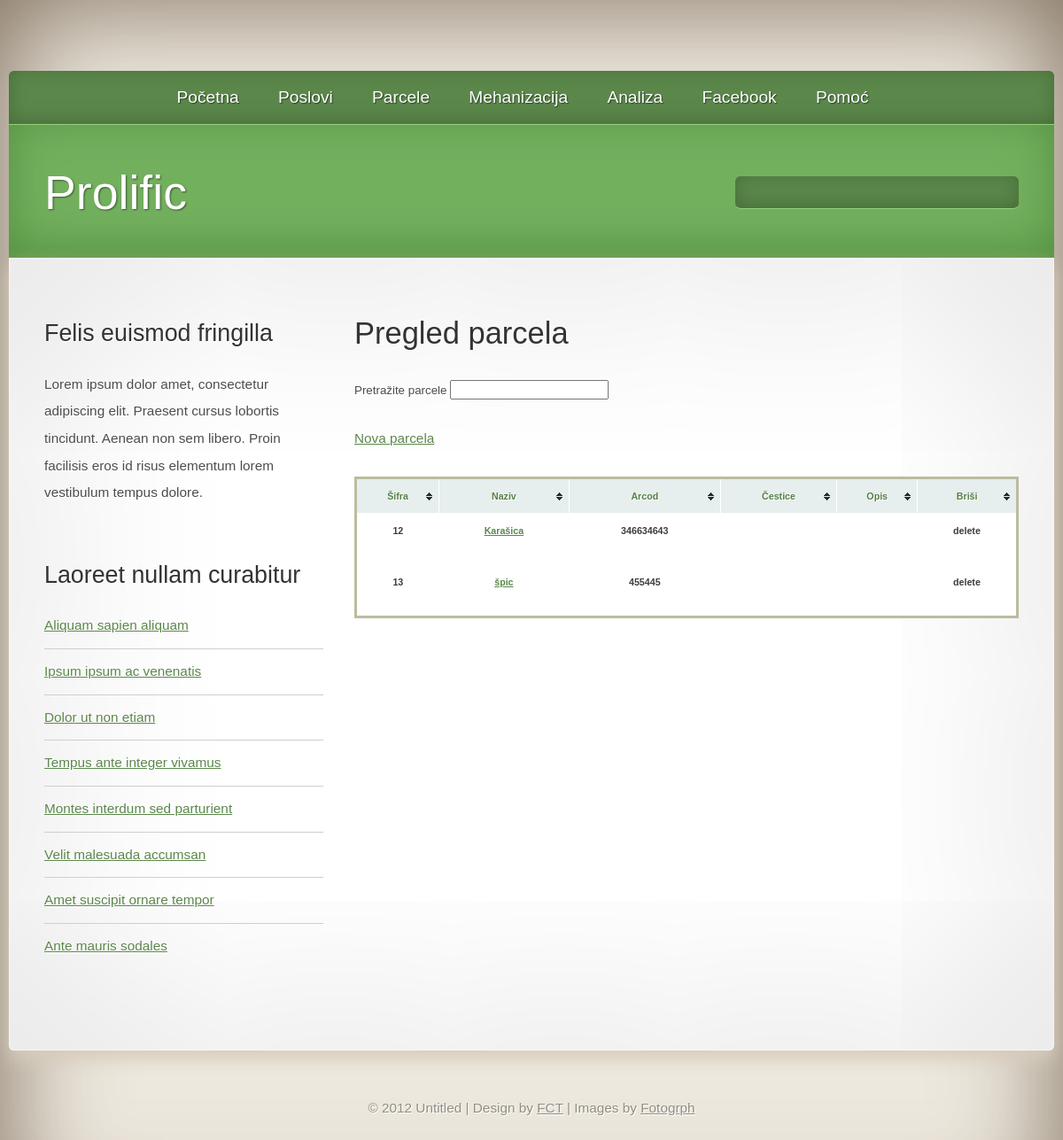
Page /parcele.php on the committed database.
### tables this page shows
CREATE TABLE `parcela` (
  `id` int(11) NOT NULL AUTO_INCREMENT,
  `naziv` varchar(99) NOT NULL,
  `arcod_id` int(11) NOT NULL,
  `cestice` varchar(999) NOT NULL,
  `opis` varchar(999) NOT NULL,
  PRIMARY KEY (`id`)
);

### functions/generalFunctions.php (called while the page is built, shortened)
<?php
	function pregled($sql) {
		$upit = mysql_query($sql);
		$rez = array();
		while ($red=mysql_fetch_array($upit)) {
			$rez[] = $red;
		}
		return $rez;
	}
?>

### parcele.php (the view, shortened to what this page needs)
<?php
include_once('includes/head.php');
include_once('includes/header.php');
include_once('functions/generalFunctions.php');
?>
			<div id="page">
				<div id="sidebar">
					<div class="box">
						<h3>Felis euismod fringilla</h3>
						<p>
							Lorem ipsum dolor amet, consectetur adipiscing elit. Praesent cursus lobortis tincidunt.
							Aenean non sem libero. Proin facilisis eros id risus elementum lorem vestibulum tempus dolore.
						</p>
					</div>
					<div class="box">
						<h3>Laoreet nullam curabitur</h3>
						<ul class="list">
							<li class="first"><a href="#">Aliquam sapien aliquam</a></li>
							<li><a href="#">Ipsum ipsum ac venenatis</a></li>
							<li><a href="#">Dolor ut non etiam</a></li>
							<li><a href="#">Tempus ante integer vivamus</a></li>
							<li><a href="#">Montes interdum sed parturient</a></li>
							<li><a href="#">Velit malesuada accumsan</a></li>
							<li><a href="#">Amet suscipit ornare tempor</a></li>
							<li class="last"><a href="#">Ante mauris sodales</a></li>
						</ul>
					</div>
				</div>
				<div id="content">
					<div class="box">
						<h2>Pregled parcela</h2>
						<form action="" method="post">
                   <div id="searchContainer">
                    <p>
                        <label for="trazilica">Pretražite parcele</label>
                        <input onkeyup="trazi(this.value);" id="trazilica" name="trazilica" type="text" value="" />
                    </p>
                   </div>
                </form>
						<p><a href="parcela.php">Nova parcela</a></p>
						<table id="myTable" class="tablesorter">
							<thead>
							<tr>
							 <th>Šifra</th>
							 <th>Naziv</th>
							 <th>Arcod</th>
							 <th>Čestice</th>
							 <th>Opis</th>
							 <th>Briši</th>
							</tr>
							</thead>
							<tbody>
							<?php
								$sql="select * from parcela";
								$parcele=pregled($sql);
								foreach ($parcele as $red)
								{
									$cestice=unserialize($red['cestice']);
									$noveCestice = implode(", ", $cestice);
									echo '<tr id="parcela_'.$red['id'].'">';
									echo "<td>".$red['id']."</td><td><a href=\"parcela.php?id=".$red['id']."\">".$red['naziv']."</a></td><td>".$red['arcod_id']."</td><td>".$noveCestice."</td><td>".$red['opis']."</td>";
									echo '<td><p onclick="izbrisi('.$red['id'].')" style="cursor:pointer">delete</p></td>';
									echo "</tr>";
								}
							?>
							</tbody>
						</table>
					</div>
					<br class="clearfix" />
				</div>
				<br class="clearfix" />
			</div>
		</div>
<?php include_once('includes/footer.php');?>

### css/jq.css (style rules this page uses)
body,div,h1 { font-family:'trebuchet ms', verdana, arial;margin:0;padding:0; }
body { background-color:#fff;color:#333;font-size:small;margin:0;padding:0; }
h2 { color:#333;font-size:small;font-weight:400;margin:0; }
#content { padding:20px; }
ul { color:#333;list-style:square; }
form { font-size:10pt;margin-bottom:20px;width:auto; }

### js/themes/blue/style.css (style rules this page uses)
table.tablesorter { font-family:arial; background-color: #CDCDCD; margin:10px 0pt 15px; font-size: 8pt; width: 100%; text-align: left; }
table.tablesorter thead tr th, table.tablesorter tfoot tr th { background-color: #e6EEEE; border: 1px solid #FFF; font-size: 8pt; padding: 4px; }
table.tablesorter thead tr .header { background-image: url(bg.gif); background-repeat: no-repeat; background-position: center right; cursor: pointer; }
table.tablesorter tbody td { color: #3D3D3D; padding: 4px; background-color: #FFF; vertical-align: top; }

### style.css (style rules this page uses)
* { margin: 0; padding: 0; }
a { text-decoration: underline; color: #5B874B; }
body { color: #4D4D4D; font-size: 11.5pt; line-height: 2em; }
body,input { font-family: "Open Sans", sans-serif; }
h1,h2,h3,h4 { font-weight: normal; }
h2 { font-size: 2.25em; }
h2,h3,h4 { margin-bottom: 1em; color: #333; font-family: Abel, sans-serif; }
h3 { font-size: 1.75em; }
p { margin-bottom: 1.75em; }
ul { margin-bottom: 1.75em; }
ul { list-style: none; }
.box { margin: 0 0 35px 0; overflow: hidden; }
ul.list li { border-top: solid 1px #CFCFCF; padding: 10px 0 10px 0; }
ul.list li.first { padding-top: 0; border-top: 0; }
#content { padding: 0; width: 750px; margin: 0 0 0 350px; }
#page { margin: 0; width: 1100px; padding: 70px 40px 0 40px; position: relative; background: #FFF; box-shadow: inset 0px 0px 3px 0px #ffffff, inset 0px 0px 250px 0px #d8d8d8, 0px 10px 20px 0px #D6CCBA; text-shadow: 1px 1px 0px #ffffff; border-bottom-left-radius: 6px; border-bottom-right-radius: 6px; }
#sidebar { float: left; padding: 0; width: 315px; }
table { border-collapse:collapse; border: 3px solid #bcbc9f; font-size: 14px; font-weight: bold; color: #568146; }
th,td { padding : 3px ; text-align:center; }
#searchContainer { position: relative; }

### rows in the picture
parcela: id "12", naziv "Karašica", arcod "346634643"
parcela: id "13", naziv "špic", arcod "455445"
